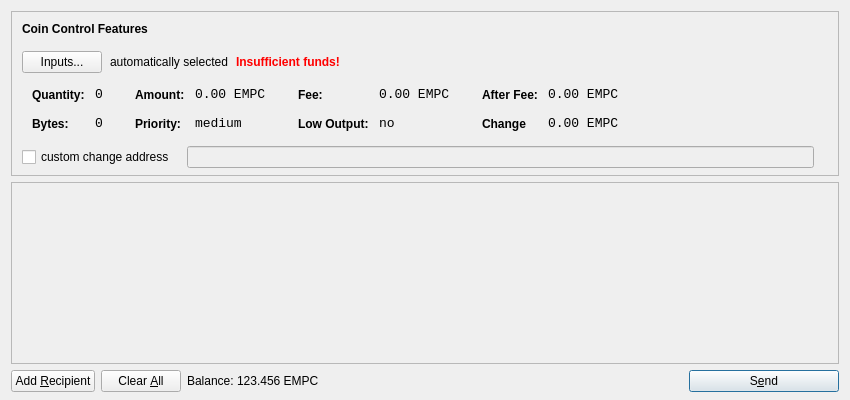
<?xml version="1.0" encoding="UTF-8"?>
<ui version="4.0">
 <class>SendCoinsDialog</class>
 <widget class="QDialog" name="SendCoinsDialog">
  <property name="geometry">
   <rect>
    <x>0</x>
    <y>0</y>
    <width>850</width>
    <height>400</height>
   </rect>
  </property>
  <property name="windowTitle">
   <string>Send Coins</string>
  </property>
  <layout class="QVBoxLayout" name="verticalLayout" stretch="0,1,0">
   <property name="bottomMargin">
    <number>8</number>
   </property>
   <item>
    <widget class="QFrame" name="frameCoinControl">
     <property name="sizePolicy">
      <sizepolicy hsizetype="Expanding" vsizetype="Expanding">
       <horstretch>0</horstretch>
       <verstretch>0</verstretch>
      </sizepolicy>
     </property>
     <property name="maximumSize">
      <size>
       <width>16777215</width>
       <height>16777215</height>
      </size>
     </property>
     <property name="frameShape">
      <enum>QFrame::StyledPanel</enum>
     </property>
     <property name="frameShadow">
      <enum>QFrame::Sunken</enum>
     </property>
     <layout class="QVBoxLayout" name="verticalLayoutCoinControl2">
      <property name="spacing">
       <number>6</number>
      </property>
      <property name="leftMargin">
       <number>0</number>
      </property>
      <property name="topMargin">
       <number>0</number>
      </property>
      <property name="rightMargin">
       <number>0</number>
      </property>
      <property name="bottomMargin">
       <number>6</number>
      </property>
      <item>
       <layout class="QVBoxLayout" name="verticalLayoutCoinControl" stretch="0,0,0,0,1">
        <property name="spacing">
         <number>0</number>
        </property>
        <property name="leftMargin">
         <number>10</number>
        </property>
        <property name="topMargin">
         <number>10</number>
        </property>
        <item>
         <layout class="QHBoxLayout" name="horizontalLayoutCoinControl1">
          <property name="bottomMargin">
           <number>15</number>
          </property>
          <item>
           <widget class="QLabel" name="labelCoinControlFeatures">
            <property name="sizePolicy">
             <sizepolicy hsizetype="Preferred" vsizetype="Maximum">
              <horstretch>0</horstretch>
              <verstretch>0</verstretch>
             </sizepolicy>
            </property>
            <property name="font">
             <font>
              <weight>75</weight>
              <bold>true</bold>
             </font>
            </property>
            <property name="styleSheet">
             <string notr="true">font-weight:bold;</string>
            </property>
            <property name="text">
             <string>Coin Control Features</string>
            </property>
           </widget>
          </item>
         </layout>
        </item>
        <item>
         <layout class="QHBoxLayout" name="horizontalLayoutCoinControl2" stretch="0,0,0,0">
          <property name="spacing">
           <number>8</number>
          </property>
          <property name="bottomMargin">
           <number>10</number>
          </property>
          <item>
           <widget class="QPushButton" name="pushButtonCoinControl">
            <property name="styleSheet">
             <string notr="true"/>
            </property>
            <property name="text">
             <string>Inputs...</string>
            </property>
           </widget>
          </item>
          <item>
           <widget class="QLabel" name="labelCoinControlAutomaticallySelected">
            <property name="text">
             <string>automatically selected</string>
            </property>
            <property name="margin">
             <number>5</number>
            </property>
           </widget>
          </item>
          <item>
           <widget class="QLabel" name="labelCoinControlInsuffFunds">
            <property name="font">
             <font>
              <weight>75</weight>
              <bold>true</bold>
             </font>
            </property>
            <property name="styleSheet">
             <string notr="true">color:red;font-weight:bold;</string>
            </property>
            <property name="text">
             <string>Insufficient funds!</string>
            </property>
            <property name="margin">
             <number>5</number>
            </property>
           </widget>
          </item>
          <item>
           <spacer name="horizontalSpacerCoinControl">
            <property name="orientation">
             <enum>Qt::Horizontal</enum>
            </property>
            <property name="sizeHint" stdset="0">
             <size>
              <width>40</width>
              <height>1</height>
             </size>
            </property>
           </spacer>
          </item>
         </layout>
        </item>
        <item>
         <widget class="QWidget" name="widgetCoinControl" native="true">
          <property name="sizePolicy">
           <sizepolicy hsizetype="Preferred" vsizetype="Preferred">
            <horstretch>0</horstretch>
            <verstretch>0</verstretch>
           </sizepolicy>
          </property>
          <property name="minimumSize">
           <size>
            <width>0</width>
            <height>0</height>
           </size>
          </property>
          <property name="styleSheet">
           <string notr="true"/>
          </property>
          <layout class="QHBoxLayout" name="horizontalLayoutCoinControl5">
           <property name="margin">
            <number>0</number>
           </property>
           <item>
            <layout class="QHBoxLayout" name="horizontalLayoutCoinControl3" stretch="0,0,0,1">
             <property name="spacing">
              <number>20</number>
             </property>
             <property name="topMargin">
              <number>0</number>
             </property>
             <property name="bottomMargin">
              <number>10</number>
             </property>
             <item>
              <layout class="QFormLayout" name="formLayoutCoinControl1">
               <property name="horizontalSpacing">
                <number>10</number>
               </property>
               <property name="verticalSpacing">
                <number>14</number>
               </property>
               <property name="leftMargin">
                <number>10</number>
               </property>
               <property name="topMargin">
                <number>4</number>
               </property>
               <property name="rightMargin">
                <number>6</number>
               </property>
               <item row="0" column="0">
                <widget class="QLabel" name="labelCoinControlQuantityText">
                 <property name="styleSheet">
                  <string notr="true">font-weight:bold;</string>
                 </property>
                 <property name="text">
                  <string>Quantity:</string>
                 </property>
                 <property name="margin">
                  <number>0</number>
                 </property>
                </widget>
               </item>
               <item row="0" column="1">
                <widget class="QLabel" name="labelCoinControlQuantity">
                 <property name="font">
                  <font>
                   <family>Monospace</family>
                   <pointsize>10</pointsize>
                  </font>
                 </property>
                 <property name="cursor">
                  <cursorShape>IBeamCursor</cursorShape>
                 </property>
                 <property name="contextMenuPolicy">
                  <enum>Qt::ActionsContextMenu</enum>
                 </property>
                 <property name="text">
                  <string>0</string>
                 </property>
                 <property name="margin">
                  <number>0</number>
                 </property>
                 <property name="textInteractionFlags">
                  <set>Qt::LinksAccessibleByMouse|Qt::TextSelectableByKeyboard|Qt::TextSelectableByMouse</set>
                 </property>
                </widget>
               </item>
               <item row="1" column="0">
                <widget class="QLabel" name="labelCoinControlBytesText">
                 <property name="styleSheet">
                  <string notr="true">font-weight:bold;</string>
                 </property>
                 <property name="text">
                  <string>Bytes:</string>
                 </property>
                </widget>
               </item>
               <item row="1" column="1">
                <widget class="QLabel" name="labelCoinControlBytes">
                 <property name="font">
                  <font>
                   <family>Monospace</family>
                   <pointsize>10</pointsize>
                  </font>
                 </property>
                 <property name="cursor">
                  <cursorShape>IBeamCursor</cursorShape>
                 </property>
                 <property name="contextMenuPolicy">
                  <enum>Qt::ActionsContextMenu</enum>
                 </property>
                 <property name="text">
                  <string>0</string>
                 </property>
                 <property name="textInteractionFlags">
                  <set>Qt::LinksAccessibleByMouse|Qt::TextSelectableByKeyboard|Qt::TextSelectableByMouse</set>
                 </property>
                </widget>
               </item>
              </layout>
             </item>
             <item>
              <layout class="QFormLayout" name="formLayoutCoinControl2">
               <property name="horizontalSpacing">
                <number>10</number>
               </property>
               <property name="verticalSpacing">
                <number>14</number>
               </property>
               <property name="leftMargin">
                <number>6</number>
               </property>
               <property name="topMargin">
                <number>4</number>
               </property>
               <property name="rightMargin">
                <number>6</number>
               </property>
               <item row="0" column="0">
                <widget class="QLabel" name="labelCoinControlAmountText">
                 <property name="styleSheet">
                  <string notr="true">font-weight:bold;</string>
                 </property>
                 <property name="text">
                  <string>Amount:</string>
                 </property>
                 <property name="margin">
                  <number>0</number>
                 </property>
                </widget>
               </item>
               <item row="0" column="1">
                <widget class="QLabel" name="labelCoinControlAmount">
                 <property name="font">
                  <font>
                   <family>Monospace</family>
                   <pointsize>10</pointsize>
                  </font>
                 </property>
                 <property name="cursor">
                  <cursorShape>IBeamCursor</cursorShape>
                 </property>
                 <property name="contextMenuPolicy">
                  <enum>Qt::ActionsContextMenu</enum>
                 </property>
                 <property name="text">
                  <string>0.00 EMPC</string>
                 </property>
                 <property name="textInteractionFlags">
                  <set>Qt::LinksAccessibleByMouse|Qt::TextSelectableByKeyboard|Qt::TextSelectableByMouse</set>
                 </property>
                </widget>
               </item>
               <item row="1" column="0">
                <widget class="QLabel" name="labelCoinControlPriorityText">
                 <property name="styleSheet">
                  <string notr="true">font-weight:bold;</string>
                 </property>
                 <property name="text">
                  <string>Priority:</string>
                 </property>
                </widget>
               </item>
               <item row="1" column="1">
                <widget class="QLabel" name="labelCoinControlPriority">
                 <property name="font">
                  <font>
                   <family>Monospace</family>
                   <pointsize>10</pointsize>
                  </font>
                 </property>
                 <property name="cursor">
                  <cursorShape>IBeamCursor</cursorShape>
                 </property>
                 <property name="contextMenuPolicy">
                  <enum>Qt::ActionsContextMenu</enum>
                 </property>
                 <property name="text">
                  <string>medium</string>
                 </property>
                 <property name="textInteractionFlags">
                  <set>Qt::LinksAccessibleByMouse|Qt::TextSelectableByKeyboard|Qt::TextSelectableByMouse</set>
                 </property>
                </widget>
               </item>
              </layout>
             </item>
             <item>
              <layout class="QFormLayout" name="formLayoutCoinControl3">
               <property name="horizontalSpacing">
                <number>10</number>
               </property>
               <property name="verticalSpacing">
                <number>14</number>
               </property>
               <property name="leftMargin">
                <number>6</number>
               </property>
               <property name="topMargin">
                <number>4</number>
               </property>
               <property name="rightMargin">
                <number>6</number>
               </property>
               <item row="0" column="0">
                <widget class="QLabel" name="labelCoinControlFeeText">
                 <property name="styleSheet">
                  <string notr="true">font-weight:bold;</string>
                 </property>
                 <property name="text">
                  <string>Fee:</string>
                 </property>
                 <property name="margin">
                  <number>0</number>
                 </property>
                </widget>
               </item>
               <item row="0" column="1">
                <widget class="QLabel" name="labelCoinControlFee">
                 <property name="font">
                  <font>
                   <family>Monospace</family>
                   <pointsize>10</pointsize>
                  </font>
                 </property>
                 <property name="cursor">
                  <cursorShape>IBeamCursor</cursorShape>
                 </property>
                 <property name="contextMenuPolicy">
                  <enum>Qt::ActionsContextMenu</enum>
                 </property>
                 <property name="text">
                  <string>0.00 EMPC</string>
                 </property>
                 <property name="textInteractionFlags">
                  <set>Qt::LinksAccessibleByMouse|Qt::TextSelectableByKeyboard|Qt::TextSelectableByMouse</set>
                 </property>
                </widget>
               </item>
               <item row="1" column="0">
                <widget class="QLabel" name="labelCoinControlLowOutputText">
                 <property name="styleSheet">
                  <string notr="true">font-weight:bold;</string>
                 </property>
                 <property name="text">
                  <string>Low Output:</string>
                 </property>
                </widget>
               </item>
               <item row="1" column="1">
                <widget class="QLabel" name="labelCoinControlLowOutput">
                 <property name="font">
                  <font>
                   <family>Monospace</family>
                   <pointsize>10</pointsize>
                  </font>
                 </property>
                 <property name="cursor">
                  <cursorShape>IBeamCursor</cursorShape>
                 </property>
                 <property name="contextMenuPolicy">
                  <enum>Qt::ActionsContextMenu</enum>
                 </property>
                 <property name="text">
                  <string>no</string>
                 </property>
                 <property name="textInteractionFlags">
                  <set>Qt::LinksAccessibleByMouse|Qt::TextSelectableByKeyboard|Qt::TextSelectableByMouse</set>
                 </property>
                </widget>
               </item>
              </layout>
             </item>
             <item>
              <layout class="QFormLayout" name="formLayoutCoinControl4">
               <property name="horizontalSpacing">
                <number>10</number>
               </property>
               <property name="verticalSpacing">
                <number>14</number>
               </property>
               <property name="leftMargin">
                <number>6</number>
               </property>
               <property name="topMargin">
                <number>4</number>
               </property>
               <property name="rightMargin">
                <number>6</number>
               </property>
               <item row="0" column="0">
                <widget class="QLabel" name="labelCoinControlAfterFeeText">
                 <property name="styleSheet">
                  <string notr="true">font-weight:bold;</string>
                 </property>
                 <property name="text">
                  <string>After Fee:</string>
                 </property>
                 <property name="margin">
                  <number>0</number>
                 </property>
                </widget>
               </item>
               <item row="0" column="1">
                <widget class="QLabel" name="labelCoinControlAfterFee">
                 <property name="font">
                  <font>
                   <family>Monospace</family>
                   <pointsize>10</pointsize>
                  </font>
                 </property>
                 <property name="cursor">
                  <cursorShape>IBeamCursor</cursorShape>
                 </property>
                 <property name="contextMenuPolicy">
                  <enum>Qt::ActionsContextMenu</enum>
                 </property>
                 <property name="text">
                  <string>0.00 EMPC</string>
                 </property>
                 <property name="textInteractionFlags">
                  <set>Qt::LinksAccessibleByMouse|Qt::TextSelectableByKeyboard|Qt::TextSelectableByMouse</set>
                 </property>
                </widget>
               </item>
               <item row="1" column="0">
                <widget class="QLabel" name="labelCoinControlChangeText">
                 <property name="styleSheet">
                  <string notr="true">font-weight:bold;</string>
                 </property>
                 <property name="text">
                  <string>Change</string>
                 </property>
                </widget>
               </item>
               <item row="1" column="1">
                <widget class="QLabel" name="labelCoinControlChange">
                 <property name="font">
                  <font>
                   <family>Monospace</family>
                   <pointsize>10</pointsize>
                  </font>
                 </property>
                 <property name="cursor">
                  <cursorShape>IBeamCursor</cursorShape>
                 </property>
                 <property name="contextMenuPolicy">
                  <enum>Qt::ActionsContextMenu</enum>
                 </property>
                 <property name="text">
                  <string>0.00 EMPC</string>
                 </property>
                 <property name="textInteractionFlags">
                  <set>Qt::LinksAccessibleByMouse|Qt::TextSelectableByKeyboard|Qt::TextSelectableByMouse</set>
                 </property>
                </widget>
               </item>
              </layout>
             </item>
            </layout>
           </item>
          </layout>
         </widget>
        </item>
        <item>
         <layout class="QHBoxLayout" name="horizontalLayoutCoinControl4" stretch="0,0,0">
          <property name="spacing">
           <number>12</number>
          </property>
          <property name="sizeConstraint">
           <enum>QLayout::SetDefaultConstraint</enum>
          </property>
          <property name="topMargin">
           <number>5</number>
          </property>
          <property name="rightMargin">
           <number>5</number>
          </property>
          <item>
           <widget class="QCheckBox" name="checkBoxCoinControlChange">
            <property name="text">
             <string>custom change address</string>
            </property>
           </widget>
          </item>
          <item>
           <widget class="QLineEdit" name="lineEditCoinControlChange">
            <property name="enabled">
             <bool>false</bool>
            </property>
            <property name="sizePolicy">
             <sizepolicy hsizetype="Expanding" vsizetype="Fixed">
              <horstretch>0</horstretch>
              <verstretch>0</verstretch>
             </sizepolicy>
            </property>
           </widget>
          </item>
          <item>
           <widget class="QLabel" name="labelCoinControlChangeLabel">
            <property name="sizePolicy">
             <sizepolicy hsizetype="Preferred" vsizetype="Expanding">
              <horstretch>0</horstretch>
              <verstretch>0</verstretch>
             </sizepolicy>
            </property>
            <property name="minimumSize">
             <size>
              <width>0</width>
              <height>0</height>
             </size>
            </property>
            <property name="text">
             <string/>
            </property>
            <property name="margin">
             <number>3</number>
            </property>
           </widget>
          </item>
         </layout>
        </item>
        <item>
         <spacer name="verticalSpacerCoinControl">
          <property name="orientation">
           <enum>Qt::Vertical</enum>
          </property>
          <property name="sizeHint" stdset="0">
           <size>
            <width>800</width>
            <height>1</height>
           </size>
          </property>
         </spacer>
        </item>
       </layout>
      </item>
     </layout>
    </widget>
   </item>
   <item>
    <widget class="QScrollArea" name="scrollArea">
     <property name="widgetResizable">
      <bool>true</bool>
     </property>
     <widget class="QWidget" name="scrollAreaWidgetContents">
      <property name="geometry">
       <rect>
        <x>0</x>
        <y>0</y>
        <width>830</width>
        <height>172</height>
       </rect>
      </property>
      <layout class="QVBoxLayout" name="verticalLayout_2">
       <property name="margin">
        <number>0</number>
       </property>
       <item>
        <layout class="QVBoxLayout" name="entries">
         <property name="spacing">
          <number>6</number>
         </property>
        </layout>
       </item>
       <item>
        <spacer name="verticalSpacer">
         <property name="orientation">
          <enum>Qt::Vertical</enum>
         </property>
         <property name="sizeHint" stdset="0">
          <size>
           <width>20</width>
           <height>40</height>
          </size>
         </property>
        </spacer>
       </item>
      </layout>
     </widget>
    </widget>
   </item>
   <item>
    <layout class="QHBoxLayout" name="horizontalLayout">
     <item>
      <widget class="QPushButton" name="addButton">
       <property name="toolTip">
        <string>Send to multiple recipients at once</string>
       </property>
       <property name="text">
        <string>Add &amp;Recipient</string>
       </property>
       <property name="icon">
        <iconset resource="../bitcoin.qrc">
         <normaloff>:/icons/add</normaloff>:/icons/add</iconset>
       </property>
       <property name="autoDefault">
        <bool>false</bool>
       </property>
      </widget>
     </item>
     <item>
      <widget class="QPushButton" name="clearButton">
       <property name="sizePolicy">
        <sizepolicy hsizetype="Minimum" vsizetype="Fixed">
         <horstretch>0</horstretch>
         <verstretch>0</verstretch>
        </sizepolicy>
       </property>
       <property name="toolTip">
        <string>Remove all transaction fields</string>
       </property>
       <property name="text">
        <string>Clear &amp;All</string>
       </property>
       <property name="icon">
        <iconset resource="../bitcoin.qrc">
         <normaloff>:/icons/remove</normaloff>:/icons/remove</iconset>
       </property>
       <property name="autoRepeatDelay">
        <number>300</number>
       </property>
       <property name="autoDefault">
        <bool>false</bool>
       </property>
      </widget>
     </item>
     <item>
      <layout class="QHBoxLayout" name="horizontalLayout_2">
       <property name="spacing">
        <number>3</number>
       </property>
       <item>
        <widget class="QLabel" name="label">
         <property name="sizePolicy">
          <sizepolicy hsizetype="Preferred" vsizetype="Fixed">
           <horstretch>0</horstretch>
           <verstretch>0</verstretch>
          </sizepolicy>
         </property>
         <property name="text">
          <string>Balance:</string>
         </property>
        </widget>
       </item>
       <item>
        <widget class="QLabel" name="labelBalance">
         <property name="sizePolicy">
          <sizepolicy hsizetype="Preferred" vsizetype="Fixed">
           <horstretch>0</horstretch>
           <verstretch>0</verstretch>
          </sizepolicy>
         </property>
         <property name="cursor">
          <cursorShape>IBeamCursor</cursorShape>
         </property>
         <property name="text">
          <string>123.456 EMPC</string>
         </property>
         <property name="textInteractionFlags">
          <set>Qt::LinksAccessibleByMouse|Qt::TextSelectableByKeyboard|Qt::TextSelectableByMouse</set>
         </property>
        </widget>
       </item>
      </layout>
     </item>
     <item>
      <spacer name="horizontalSpacer">
       <property name="orientation">
        <enum>Qt::Horizontal</enum>
       </property>
       <property name="sizeHint" stdset="0">
        <size>
         <width>40</width>
         <height>20</height>
        </size>
       </property>
      </spacer>
     </item>
     <item>
      <widget class="QPushButton" name="sendButton">
       <property name="minimumSize">
        <size>
         <width>150</width>
         <height>0</height>
        </size>
       </property>
       <property name="toolTip">
        <string>Confirm the send action</string>
       </property>
       <property name="text">
        <string>S&amp;end</string>
       </property>
       <property name="icon">
        <iconset resource="../bitcoin.qrc">
         <normaloff>:/icons/send</normaloff>:/icons/send</iconset>
       </property>
       <property name="default">
        <bool>true</bool>
       </property>
      </widget>
     </item>
    </layout>
   </item>
  </layout>
 </widget>
 <resources>
  <include location="../bitcoin.qrc"/>
 </resources>
 <connections/>
</ui>
